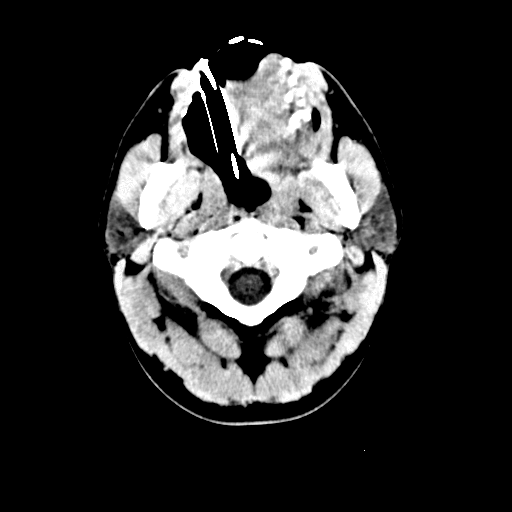
%> input picture Project 3/0001.png, 512 x 512 px
$ octave doLoGImage.m   (GNU Octave 9; MATLAB toolbox functions it lacks are replaced by stand-ins)
%> lines starting %> are read from the running program, lines starting %| are printed output that depends on the picture; in (x1, y1, x2, y2) boxes, pixels count from 0 and x2, y2 are one past the last pixel; in counts of white or black regions, pixels touching at a corner belong together; the program's own positions count from 1
### Project 3/calcLoG.m
function [ krnelN ] = calcLoG( sigma )
  kSize = ceil(sigma*4*sqrt(2));
  if rem(kSize,2)==0 kSize=kSize+1; end
  hSize=floor(kSize/2);

  [X,Y]=meshgrid(-hSize:hSize,-hSize:hSize);
  krnel=((X.^2+Y.^2-2*(sigma^2))./(sigma^4)).*exp(-(X.^2+Y.^2)./(2*sigma^2));

  % calculate kernel with integer coefficients (sum of matrix is 0)
  krnel = krnel-(mean(krnel(:)));
  mSuma=sum(round(krnel(:).*(-1.49/krnel(hSize+1,1))));
  valS=-1.49;
  for v=-1.48:0.01:-0.50
    suma=sum(round(krnel(:).*(v/krnel(hSize+1,1))));
    if ((abs(mSuma)>abs(suma)))
      mSuma=suma;
      valS=v;
    end
  end
  krnelN=round(krnel.*(valS/krnel(hSize+1,1)));
end

### Project 3/doLoGImage.m
clear all;
slice = imread('0001.png');
%> slice is the input picture: size 512x512 uint8; min 0, max 255, mean 47.8

% ALTERNATIVE 1: using calcLoG to calculate the Laplacian of Gaussian kernel
% using calcLoG to compute kernel with integer coefficients
% and kernel size as a function of sigma (see calcLoG)
kernel1 = calcLoG(1); size(kernel1) % also print kernel size
kernel2 = calcLoG(1.5); size(kernel2)
kernel3 = calcLoG(2); size(kernel3)
kernel4 = calcLoG(5); size(kernel4)
% [17 lines of commented-out code are left out]
fslice1 = conv2(double(slice), kernel1, 'same'); % LoG image
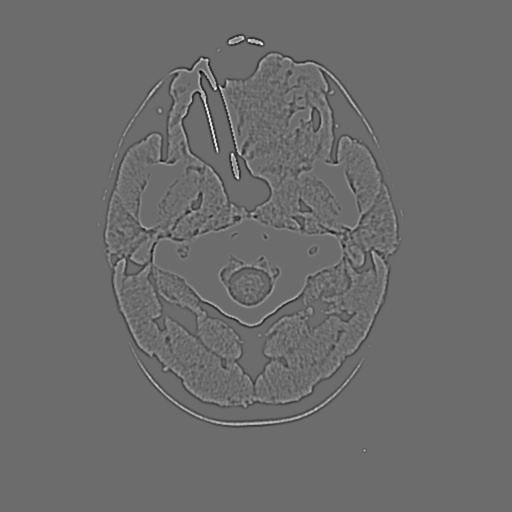
%> fslice1: size 512x512 double; min -8655, max 11730, mean 0; drawn with min black and max white
fslice2 = conv2(double(slice), kernel2, 'same');
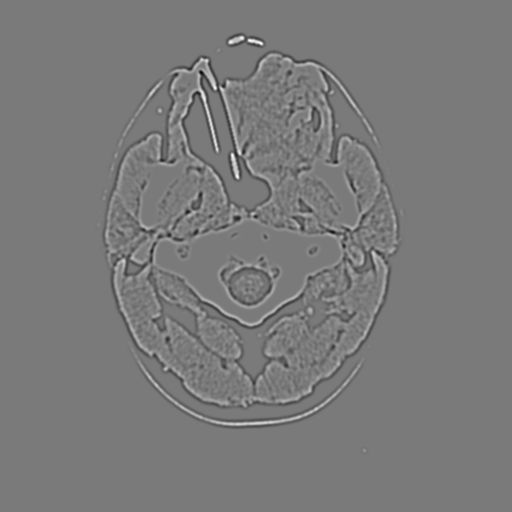
%> fslice2: size 512x512 double; min -11644, max 12607, mean 0; drawn with min black and max white
fslice3 = conv2(double(slice), kernel3, 'same');
fslice4 = conv2(double(slice), kernel4, 'same');
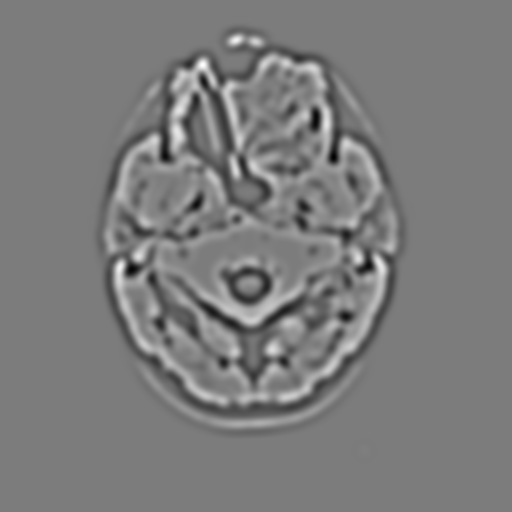
%> fslice4: size 512x512 double; min -190373, max 200327, mean -47.8; drawn with min black and max white
figure;
subplot(2,4,1); imshow(fslice1, [min(fslice1(:)),max(fslice1(:))]); title('\sigma=1.0');
subplot(2,4,2); imshow(fslice2, [min(fslice2(:)),max(fslice2(:))]); title('\sigma=1.5');
subplot(2,4,3); imshow(fslice3, [min(fslice3(:)),max(fslice3(:))]); title('\sigma=2.0');
subplot(2,4,4); imshow(fslice4, [min(fslice4(:)),max(fslice4(:))]); title('\sigma=5.0');

% simple thresholding (show black pixel if LoG value <=0, otherwise show white pixel)
% (note: is is better to perform edge thinning/zero-corssing detection prior to
% thresholding and compare opposing values with a defined fixed or adaptive threshold)
fth1 = im2bw(fslice1, 0);
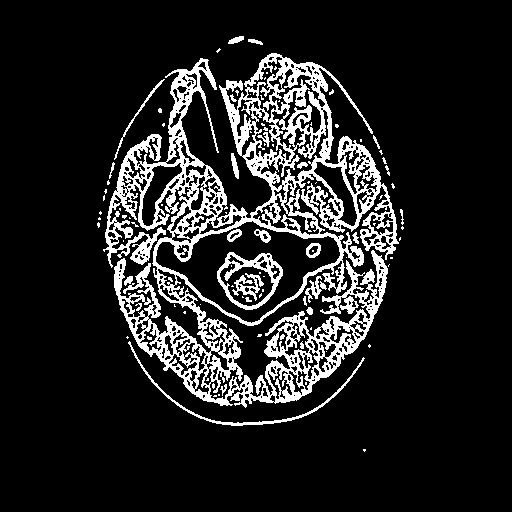
%> fth1: size 512x512 logical; 13.6% white; 97 white regions (68 under 20 px), largest, box (x1, y1, x2, y2) and area: (103, 53, 399, 408) 31451, (217, 252, 283, 310) 1063, (128, 341, 365, 426) 763
fth2 = im2bw(fslice2, 0);
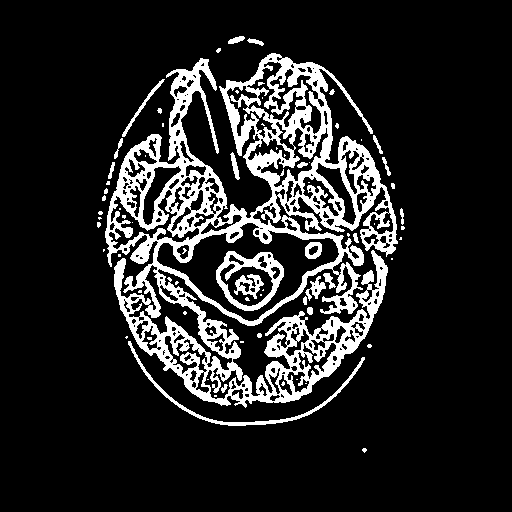
%> fth2: size 512x512 logical; 14.8% white; 71 white regions (46 under 20 px), largest, box (x1, y1, x2, y2) and area: (105, 53, 398, 408) 34189, (216, 251, 284, 311) 1329, (128, 341, 365, 426) 1000
fth3 = im2bw(fslice3, 0);
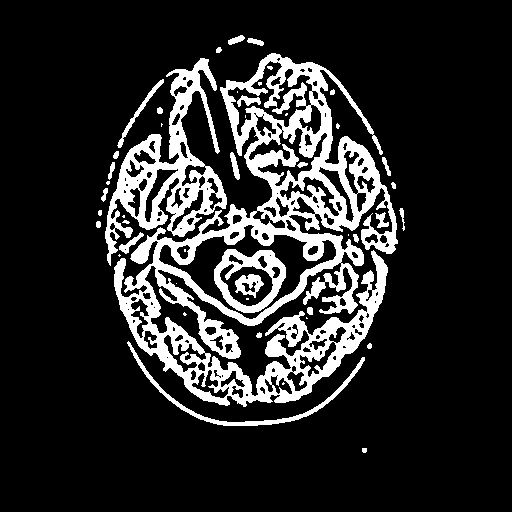
%> fth3: size 512x512 logical; 16.3% white; 47 white regions (17 under 20 px), largest, box (x1, y1, x2, y2) and area: (114, 53, 398, 407) 30091, (105, 58, 227, 266) 7312, (214, 249, 286, 313) 1803
fth4 = im2bw(fslice4, 0);
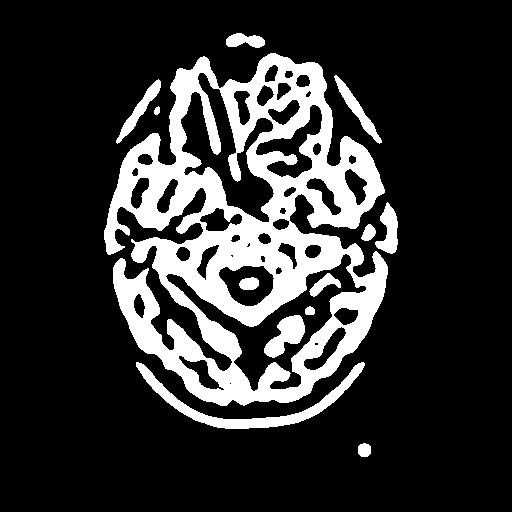
%> fth4: size 512x512 logical; 19.3% white; 13 white regions, largest, box (x1, y1, x2, y2) and area: (104, 53, 388, 406) 43808, (136, 362, 365, 429) 2503, (264, 315, 305, 358) 936
subplot(2,4,5); imshow(fth1); title('\sigma=1.0');
subplot(2,4,6); imshow(fth2); title('\sigma=1.5');
subplot(2,4,7); imshow(fth3); title('\sigma=2.0');
subplot(2,4,8); imshow(fth4); title('\sigma=5.0');

% N1: Zero-crossing detection

$ run again, with Project 3/0005.png copied over Project 3/0001.png
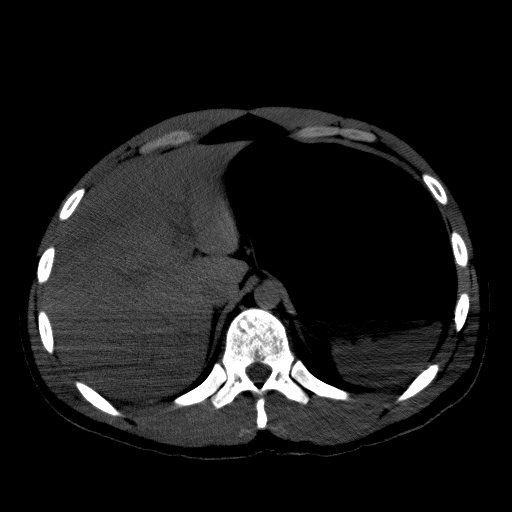
%> input picture Project 3/0005.png, 512 x 512 px
%> slice is the input picture: size 512x512 uint8; min 0, max 255, mean 25.7
%> `fth1 = im2bw(fslice1, 0);`:
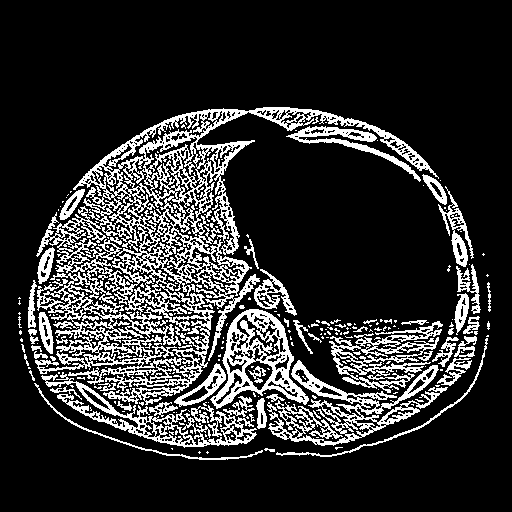
%> fth1: size 512x512 logical; 18.3% white in thin lines or dots, all inside (x1, y1, x2, y2) = (18, 107, 491, 460)
%> fth2: size 512x512 logical; 19.1% white; 164 white regions (90 under 20 px), largest, box (x1, y1, x2, y2) and area: (30, 107, 436, 404) 23252, (211, 309, 309, 409) 3564, (268, 364, 465, 446) 3442
%> fth3: size 512x512 logical; 19.8% white; 100 white regions (34 under 20 px), largest, box (x1, y1, x2, y2) and area: (30, 140, 259, 447) 24593, (269, 342, 475, 446) 4297, (77, 107, 433, 185) 4153
%> `fth4 = im2bw(fslice4, 0);`:
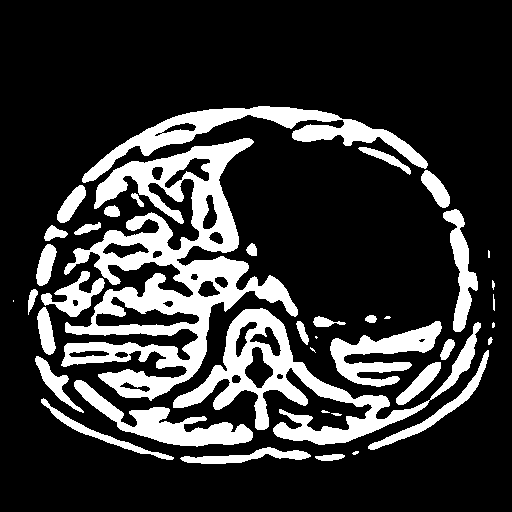
%> fth4: size 512x512 logical; 20.7% white; 40 white regions (8 under 20 px), largest, box (x1, y1, x2, y2) and area: (61, 138, 298, 401) 20333, (173, 308, 481, 445) 9646, (82, 106, 428, 183) 5963

$ run again, with Project 3/0015.png copied over Project 3/0001.png
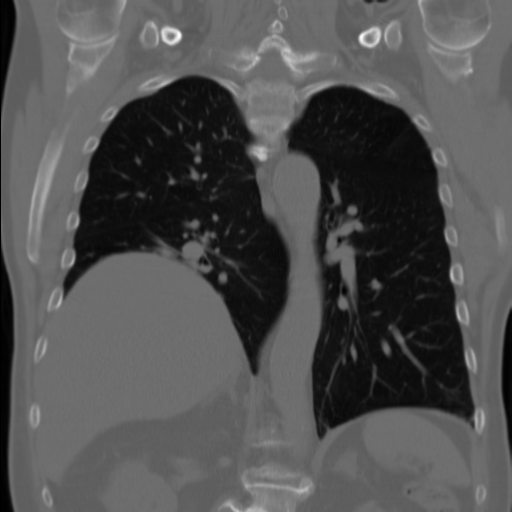
%> input picture Project 3/0015.png, 512 x 512 px
%> slice is the input picture: size 512x512 uint8; min 0, max 255, mean 81.1
%> `fth1 = im2bw(fslice1, 0);`:
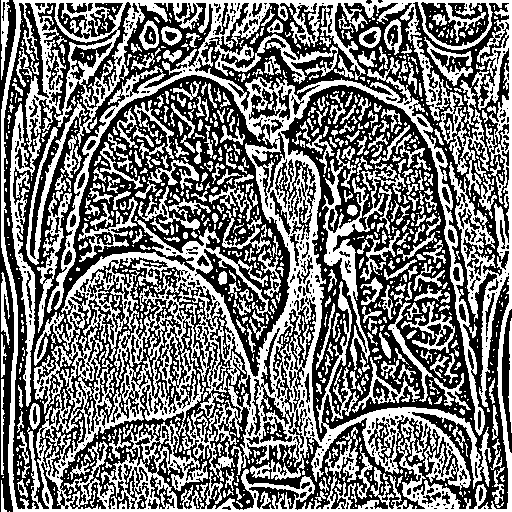
%> fth1: size 512x512 logical; 46.9% white; 1139 white regions (763 under 20 px), largest, box (x1, y1, x2, y2) and area: (1, 0, 512, 512) 82340, (322, 149, 406, 370) 3033, (37, 193, 72, 333) 1096
%> fth2: size 512x512 logical; 46.9% white; 686 white regions (316 under 20 px), largest, box (x1, y1, x2, y2) and area: (1, 0, 512, 512) 75852, (406, 10, 497, 210) 3056, (324, 159, 383, 369) 2408
%> fth3: size 512x512 logical; 47.6% white; 498 white regions (182 under 20 px), largest, box (x1, y1, x2, y2) and area: (1, 0, 512, 512) 83914, (132, 286, 199, 392) 2163, (324, 212, 393, 359) 1925
%> `fth4 = im2bw(fslice4, 0);`:
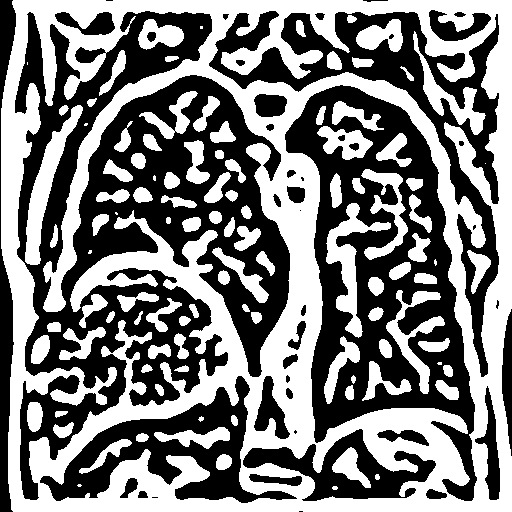
%> fth4: size 512x512 logical; 49.2% white; 105 white regions (10 under 20 px), largest, box (x1, y1, x2, y2) and area: (1, 0, 512, 512) 95203, (25, 105, 83, 265) 2472, (326, 203, 391, 338) 2347

$ run again, with Project 3/0020.png copied over Project 3/0001.png
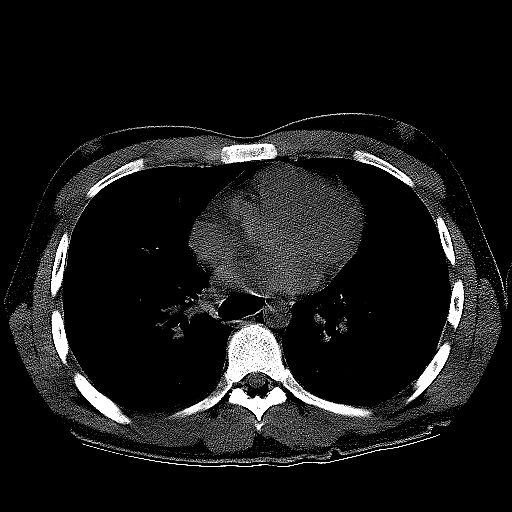
%> input picture Project 3/0020.png, 512 x 512 px
%> slice is the input picture: size 512x512 uint8; min 0, max 255, mean 23.9
%> fth1: size 512x512 logical; 15.5% white in thin lines or dots, all inside (x1, y1, x2, y2) = (3, 112, 512, 468)
%> fth2: size 512x512 logical; 17.1% white; 337 white regions (235 under 20 px), largest, box (x1, y1, x2, y2) and area: (9, 135, 383, 456) 13360, (188, 160, 369, 303) 9133, (354, 212, 502, 436) 3696
%> fth3: size 512x512 logical; 17.8% white; 199 white regions (102 under 20 px), largest, box (x1, y1, x2, y2) and area: (188, 161, 367, 307) 9665, (9, 302, 383, 454) 8837, (263, 212, 502, 451) 5101
%> `fth4 = im2bw(fslice4, 0);`:
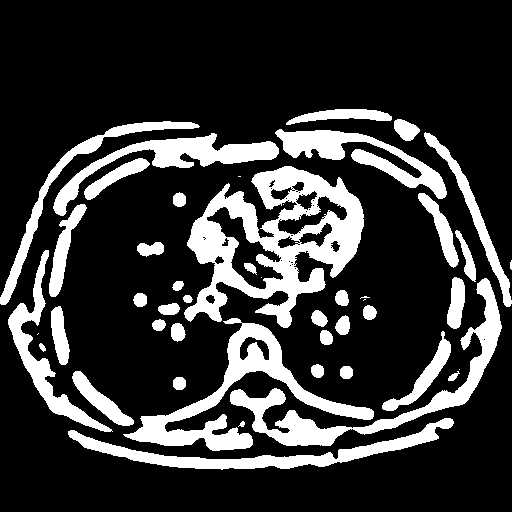
%> fth4: size 512x512 logical; 21% white; 47 white regions (8 under 20 px), largest, box (x1, y1, x2, y2) and area: (184, 166, 364, 328) 12624, (123, 318, 374, 451) 6606, (230, 278, 502, 446) 5788
